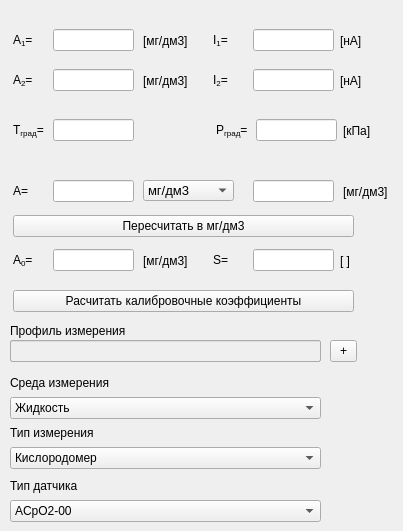
    <widget class="QWidget" name="tabFist">
     <attribute name="title">
      <string>Основные зависимости</string>
     </attribute>
     <widget class="QLineEdit" name="leI_1">
      <property name="geometry">
       <rect>
        <x>253</x>
        <y>29</y>
        <width>81</width>
        <height>22</height>
       </rect>
      </property>
      <property name="font">
       <font>
        <pointsize>9</pointsize>
       </font>
      </property>
     </widget>
     <widget class="QLabel" name="label_14">
      <property name="geometry">
       <rect>
        <x>213</x>
        <y>30</y>
        <width>41</width>
        <height>21</height>
       </rect>
      </property>
      <property name="font">
       <font>
        <pointsize>9</pointsize>
       </font>
      </property>
      <property name="lineWidth">
       <number>-5</number>
      </property>
      <property name="text">
       <string>I&lt;sub&gt;1&lt;/sub&gt;=</string>
      </property>
     </widget>
     <widget class="QToolButton" name="tbElecAdd">
      <property name="geometry">
       <rect>
        <x>330</x>
        <y>340</y>
        <width>27</width>
        <height>22</height>
       </rect>
      </property>
      <property name="text">
       <string>+</string>
      </property>
     </widget>
     <widget class="QLabel" name="label_15">
      <property name="geometry">
       <rect>
        <x>340</x>
        <y>30</y>
        <width>31</width>
        <height>21</height>
       </rect>
      </property>
      <property name="font">
       <font>
        <pointsize>9</pointsize>
       </font>
      </property>
      <property name="lineWidth">
       <number>-5</number>
      </property>
      <property name="text">
       <string>[нА]</string>
      </property>
     </widget>
     <widget class="QToolButton" name="tbCalib">
      <property name="geometry">
       <rect>
        <x>13</x>
        <y>290</y>
        <width>341</width>
        <height>22</height>
       </rect>
      </property>
      <property name="text">
       <string>Расчитать калибровочные коэффициенты</string>
      </property>
     </widget>
     <widget class="QLineEdit" name="leA_1">
      <property name="geometry">
       <rect>
        <x>53</x>
        <y>29</y>
        <width>81</width>
        <height>22</height>
       </rect>
      </property>
      <property name="font">
       <font>
        <pointsize>9</pointsize>
       </font>
      </property>
     </widget>
     <widget class="QComboBox" name="cbElec">
      <property name="geometry">
       <rect>
        <x>10</x>
        <y>340</y>
        <width>311</width>
        <height>22</height>
       </rect>
      </property>
     </widget>
     <widget class="QLabel" name="label_13">
      <property name="geometry">
       <rect>
        <x>13</x>
        <y>30</y>
        <width>51</width>
        <height>21</height>
       </rect>
      </property>
      <property name="font">
       <font>
        <pointsize>9</pointsize>
       </font>
      </property>
      <property name="lineWidth">
       <number>-5</number>
      </property>
      <property name="text">
       <string>A&lt;sub&gt;1&lt;/sub&gt;=</string>
      </property>
     </widget>
     <widget class="QLineEdit" name="leElec">
      <property name="enabled">
       <bool>false</bool>
      </property>
      <property name="geometry">
       <rect>
        <x>10</x>
        <y>340</y>
        <width>311</width>
        <height>22</height>
       </rect>
      </property>
      <property name="font">
       <font>
        <pointsize>9</pointsize>
       </font>
      </property>
     </widget>
     <widget class="QLabel" name="label_16">
      <property name="geometry">
       <rect>
        <x>216</x>
        <y>120</y>
        <width>51</width>
        <height>21</height>
       </rect>
      </property>
      <property name="font">
       <font>
        <pointsize>9</pointsize>
       </font>
      </property>
      <property name="lineWidth">
       <number>-5</number>
      </property>
      <property name="text">
       <string>P&lt;sub&gt;град&lt;/sub&gt;=</string>
      </property>
     </widget>
     <widget class="QLineEdit" name="leP_grad">
      <property name="geometry">
       <rect>
        <x>256</x>
        <y>119</y>
        <width>81</width>
        <height>22</height>
       </rect>
      </property>
      <property name="font">
       <font>
        <pointsize>9</pointsize>
       </font>
      </property>
     </widget>
     <widget class="QLabel" name="label_17">
      <property name="geometry">
       <rect>
        <x>343</x>
        <y>120</y>
        <width>31</width>
        <height>21</height>
       </rect>
      </property>
      <property name="font">
       <font>
        <pointsize>9</pointsize>
       </font>
      </property>
      <property name="lineWidth">
       <number>-5</number>
      </property>
      <property name="text">
       <string>[кПа]</string>
      </property>
     </widget>
     <widget class="QLabel" name="label_18">
      <property name="geometry">
       <rect>
        <x>13</x>
        <y>120</y>
        <width>51</width>
        <height>21</height>
       </rect>
      </property>
      <property name="font">
       <font>
        <pointsize>9</pointsize>
       </font>
      </property>
      <property name="lineWidth">
       <number>-5</number>
      </property>
      <property name="text">
       <string>Т&lt;sub&gt;град&lt;/sub&gt;=</string>
      </property>
     </widget>
     <widget class="QLineEdit" name="leT_grad">
      <property name="geometry">
       <rect>
        <x>53</x>
        <y>119</y>
        <width>81</width>
        <height>22</height>
       </rect>
      </property>
      <property name="font">
       <font>
        <pointsize>9</pointsize>
       </font>
      </property>
     </widget>
     <widget class="QLabel" name="label_19">
      <property name="geometry">
       <rect>
        <x>143</x>
        <y>30</y>
        <width>51</width>
        <height>21</height>
       </rect>
      </property>
      <property name="font">
       <font>
        <pointsize>9</pointsize>
       </font>
      </property>
      <property name="lineWidth">
       <number>-5</number>
      </property>
      <property name="text">
       <string>[мг/дм3]</string>
      </property>
     </widget>
     <widget class="QLabel" name="label_20">
      <property name="geometry">
       <rect>
        <x>340</x>
        <y>70</y>
        <width>31</width>
        <height>21</height>
       </rect>
      </property>
      <property name="font">
       <font>
        <pointsize>9</pointsize>
       </font>
      </property>
      <property name="lineWidth">
       <number>-5</number>
      </property>
      <property name="text">
       <string>[нА]</string>
      </property>
     </widget>
     <widget class="QLabel" name="label_21">
      <property name="geometry">
       <rect>
        <x>143</x>
        <y>70</y>
        <width>51</width>
        <height>21</height>
       </rect>
      </property>
      <property name="font">
       <font>
        <pointsize>9</pointsize>
       </font>
      </property>
      <property name="lineWidth">
       <number>-5</number>
      </property>
      <property name="text">
       <string>[мг/дм3]</string>
      </property>
     </widget>
     <widget class="QLabel" name="label_22">
      <property name="geometry">
       <rect>
        <x>213</x>
        <y>70</y>
        <width>41</width>
        <height>21</height>
       </rect>
      </property>
      <property name="font">
       <font>
        <pointsize>9</pointsize>
       </font>
      </property>
      <property name="lineWidth">
       <number>-5</number>
      </property>
      <property name="text">
       <string>I&lt;sub&gt;2&lt;/sub&gt;=</string>
      </property>
     </widget>
     <widget class="QLineEdit" name="leI_2">
      <property name="geometry">
       <rect>
        <x>253</x>
        <y>69</y>
        <width>81</width>
        <height>22</height>
       </rect>
      </property>
      <property name="font">
       <font>
        <pointsize>9</pointsize>
       </font>
      </property>
     </widget>
     <widget class="QLabel" name="label_23">
      <property name="geometry">
       <rect>
        <x>13</x>
        <y>70</y>
        <width>51</width>
        <height>21</height>
       </rect>
      </property>
      <property name="font">
       <font>
        <pointsize>9</pointsize>
       </font>
      </property>
      <property name="lineWidth">
       <number>-5</number>
      </property>
      <property name="text">
       <string>A&lt;sub&gt;2&lt;/sub&gt;=</string>
      </property>
     </widget>
     <widget class="QLineEdit" name="leA_2">
      <property name="geometry">
       <rect>
        <x>53</x>
        <y>69</y>
        <width>81</width>
        <height>22</height>
       </rect>
      </property>
      <property name="font">
       <font>
        <pointsize>9</pointsize>
       </font>
      </property>
     </widget>
     <widget class="QLabel" name="label_24">
      <property name="geometry">
       <rect>
        <x>340</x>
        <y>250</y>
        <width>31</width>
        <height>21</height>
       </rect>
      </property>
      <property name="font">
       <font>
        <pointsize>9</pointsize>
       </font>
      </property>
      <property name="lineWidth">
       <number>-5</number>
      </property>
      <property name="text">
       <string>[ ]</string>
      </property>
     </widget>
     <widget class="QLineEdit" name="leA_0">
      <property name="geometry">
       <rect>
        <x>53</x>
        <y>249</y>
        <width>81</width>
        <height>22</height>
       </rect>
      </property>
      <property name="font">
       <font>
        <pointsize>9</pointsize>
       </font>
      </property>
     </widget>
     <widget class="QLabel" name="label_25">
      <property name="geometry">
       <rect>
        <x>13</x>
        <y>250</y>
        <width>51</width>
        <height>21</height>
       </rect>
      </property>
      <property name="font">
       <font>
        <pointsize>9</pointsize>
       </font>
      </property>
      <property name="lineWidth">
       <number>-5</number>
      </property>
      <property name="text">
       <string>A&lt;sub&gt;0&lt;/sub&gt;=</string>
      </property>
     </widget>
     <widget class="QLabel" name="label_26">
      <property name="geometry">
       <rect>
        <x>143</x>
        <y>250</y>
        <width>51</width>
        <height>21</height>
       </rect>
      </property>
      <property name="font">
       <font>
        <pointsize>9</pointsize>
       </font>
      </property>
      <property name="lineWidth">
       <number>-5</number>
      </property>
      <property name="text">
       <string>[мг/дм3]</string>
      </property>
     </widget>
     <widget class="QLineEdit" name="leS">
      <property name="geometry">
       <rect>
        <x>253</x>
        <y>249</y>
        <width>81</width>
        <height>22</height>
       </rect>
      </property>
      <property name="font">
       <font>
        <pointsize>9</pointsize>
       </font>
      </property>
     </widget>
     <widget class="QLabel" name="label_27">
      <property name="geometry">
       <rect>
        <x>213</x>
        <y>250</y>
        <width>41</width>
        <height>21</height>
       </rect>
      </property>
      <property name="font">
       <font>
        <pointsize>9</pointsize>
       </font>
      </property>
      <property name="lineWidth">
       <number>-5</number>
      </property>
      <property name="text">
       <string>S&lt;sub&gt;&lt;/sub&gt;=</string>
      </property>
     </widget>
     <widget class="QLabel" name="label_28">
      <property name="geometry">
       <rect>
        <x>13</x>
        <y>180</y>
        <width>51</width>
        <height>21</height>
       </rect>
      </property>
      <property name="font">
       <font>
        <pointsize>9</pointsize>
       </font>
      </property>
      <property name="lineWidth">
       <number>-5</number>
      </property>
      <property name="text">
       <string>A=</string>
      </property>
     </widget>
     <widget class="QLineEdit" name="leA">
      <property name="geometry">
       <rect>
        <x>53</x>
        <y>180</y>
        <width>81</width>
        <height>22</height>
       </rect>
      </property>
      <property name="font">
       <font>
        <pointsize>9</pointsize>
       </font>
      </property>
     </widget>
     <widget class="QToolButton" name="tbEd">
      <property name="geometry">
       <rect>
        <x>13</x>
        <y>215</y>
        <width>341</width>
        <height>22</height>
       </rect>
      </property>
      <property name="text">
       <string>Пересчитать в мг/дм3</string>
      </property>
     </widget>
     <widget class="QLabel" name="label_29">
      <property name="geometry">
       <rect>
        <x>343</x>
        <y>181</y>
        <width>51</width>
        <height>21</height>
       </rect>
      </property>
      <property name="font">
       <font>
        <pointsize>9</pointsize>
       </font>
      </property>
      <property name="lineWidth">
       <number>-5</number>
      </property>
      <property name="text">
       <string>[мг/дм3]</string>
      </property>
     </widget>
     <widget class="QLineEdit" name="leA_mgdm3">
      <property name="geometry">
       <rect>
        <x>253</x>
        <y>180</y>
        <width>81</width>
        <height>22</height>
       </rect>
      </property>
      <property name="font">
       <font>
        <pointsize>9</pointsize>
       </font>
      </property>
     </widget>
     <widget class="QComboBox" name="cbEd">
      <property name="geometry">
       <rect>
        <x>143</x>
        <y>180</y>
        <width>91</width>
        <height>21</height>
       </rect>
      </property>
      <property name="font">
       <font>
        <pointsize>10</pointsize>
        <weight>50</weight>
        <bold>false</bold>
       </font>
      </property>
      <property name="currentIndex">
       <number>0</number>
      </property>
      <item>
       <property name="text">
        <string>мг/дм3</string>
       </property>
      </item>
     </widget>
     <widget class="QComboBox" name="cbTypeMess">
      <property name="geometry">
       <rect>
        <x>10</x>
        <y>447</y>
        <width>311</width>
        <height>22</height>
       </rect>
      </property>
      <property name="currentIndex">
       <number>0</number>
      </property>
      <item>
       <property name="text">
        <string>Кислородомер</string>
       </property>
      </item>
     </widget>
     <widget class="QComboBox" name="cbSreda">
      <property name="geometry">
       <rect>
        <x>10</x>
        <y>397</y>
        <width>311</width>
        <height>22</height>
       </rect>
      </property>
      <property name="currentIndex">
       <number>0</number>
      </property>
      <item>
       <property name="text">
        <string>Жидкость</string>
       </property>
      </item>
     </widget>
     <widget class="QLabel" name="label_3">
      <property name="geometry">
       <rect>
        <x>10</x>
        <y>422</y>
        <width>111</width>
        <height>21</height>
       </rect>
      </property>
      <property name="font">
       <font>
        <pointsize>9</pointsize>
       </font>
      </property>
      <property name="lineWidth">
       <number>-5</number>
      </property>
      <property name="text">
       <string>Тип измерения</string>
      </property>
     </widget>
     <widget class="QLabel" name="label_30">
      <property name="geometry">
       <rect>
        <x>10</x>
        <y>372</y>
        <width>111</width>
        <height>21</height>
       </rect>
      </property>
      <property name="font">
       <font>
        <pointsize>9</pointsize>
       </font>
      </property>
      <property name="lineWidth">
       <number>-5</number>
      </property>
      <property name="text">
       <string>Среда измерения</string>
      </property>
     </widget>
     <widget class="QLabel" name="label_31">
      <property name="geometry">
       <rect>
        <x>10</x>
        <y>320</y>
        <width>121</width>
        <height>21</height>
       </rect>
      </property>
      <property name="font">
       <font>
        <pointsize>9</pointsize>
       </font>
      </property>
      <property name="lineWidth">
       <number>-5</number>
      </property>
      <property name="text">
       <string>Профиль измерения</string>
      </property>
     </widget>
     <widget class="QLabel" name="label_32">
      <property name="geometry">
       <rect>
        <x>10</x>
        <y>475</y>
        <width>111</width>
        <height>21</height>
       </rect>
      </property>
      <property name="font">
       <font>
        <pointsize>9</pointsize>
       </font>
      </property>
      <property name="lineWidth">
       <number>-5</number>
      </property>
      <property name="text">
       <string>Тип датчика</string>
      </property>
     </widget>
     <widget class="QComboBox" name="cbSensor">
      <property name="geometry">
       <rect>
        <x>10</x>
        <y>500</y>
        <width>311</width>
        <height>22</height>
       </rect>
      </property>
      <property name="currentIndex">
       <number>0</number>
      </property>
      <item>
       <property name="text">
        <string>ACpO2-00</string>
       </property>
      </item>
     </widget>
    </widget>
